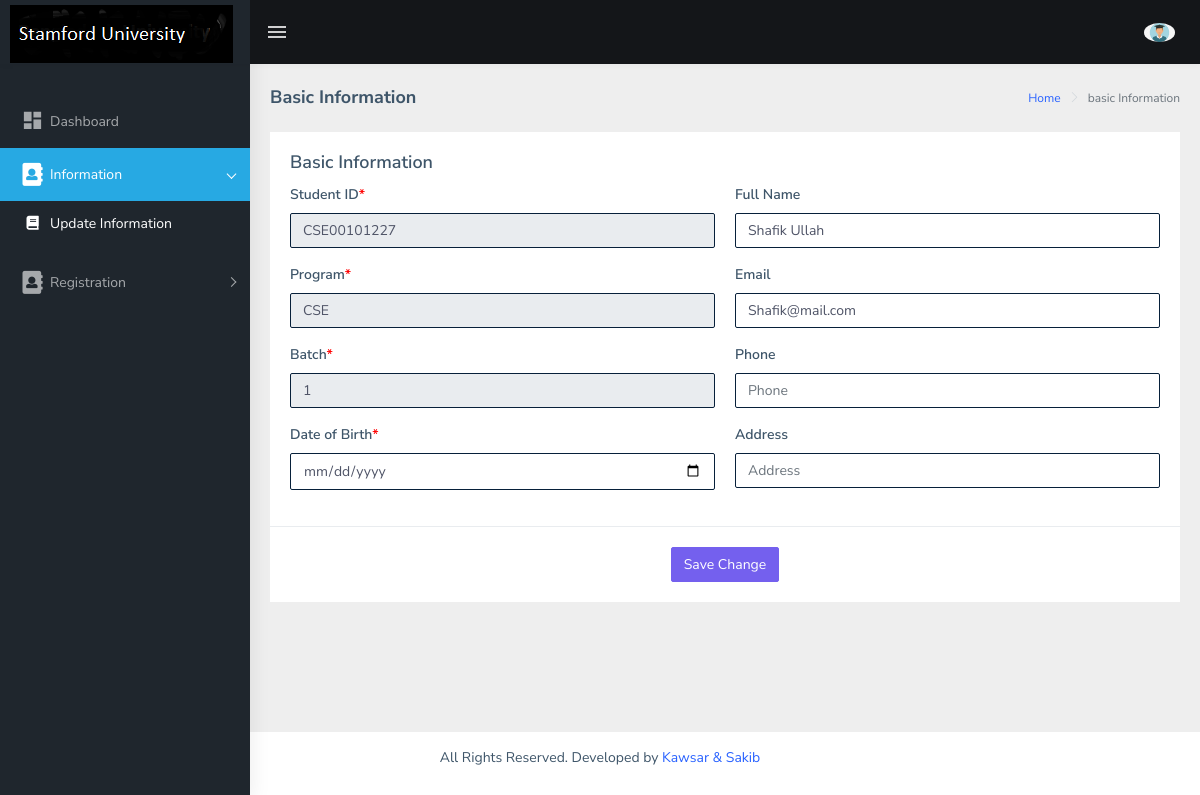
Before: /std/add-information.php (signed in) with the older database file.
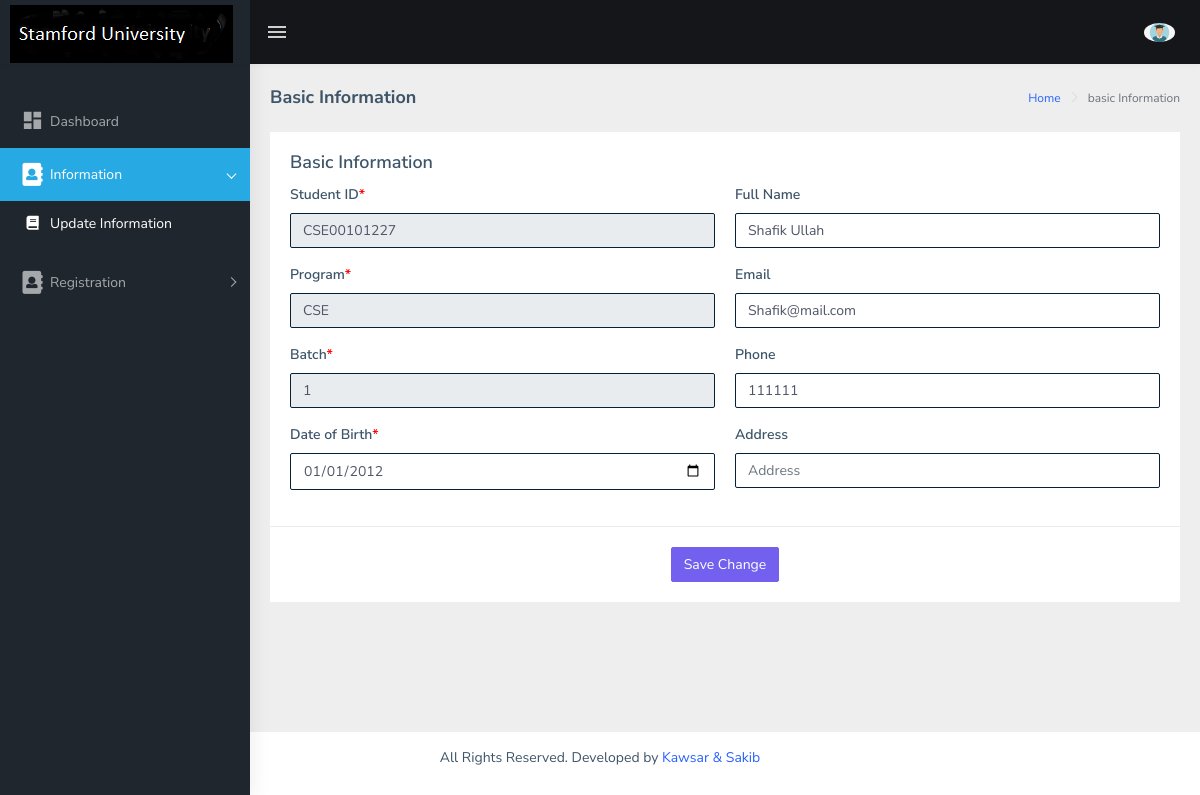
After: the same page with the newer database file.
### tables this page shows
CREATE TABLE `students` (
  `id` int(11) NOT NULL,
  `student_name` varchar(255) NOT NULL,
  `student_id` varchar(255) NOT NULL DEFAULT '0',
  `student_password` varchar(255) NOT NULL,
  `student_dob` varchar(20) NOT NULL,
  `program` varchar(255) NOT NULL,
  `batch` int(11) NOT NULL DEFAULT 0,
  `student_email` varchar(255) NOT NULL,
  `student_contact` varchar(255) NOT NULL,
  `student_address` text NOT NULL,
  `status` int(11) NOT NULL DEFAULT 1,
  `joining_date` timestamp NOT NULL DEFAULT current_timestamp()
);

### std/core/Database.php (called while the page is built, shortened)
<?php
Class Database {
    public $host = DB_HOST;
    public $user = DB_USER;
    public $pass = DB_PASS;
    public $dbname = DB_NAME;
    public $link;
    private function connectDB() {
        $this->link = new mysqli($this->host, $this->user, $this->pass, $this->dbname);
    }
    public function select($query) {
        $result = $this->link->query($query) or
                die($this->link->error . __LINE__);
        if ($result->num_rows > 0) {
            return $result;
        } else {
            return false;
        }
    }
}
?>

### std/core/Session.php (called while the page is built, shortened)
<?php
class Session{
 public static function get($key){
  if (isset($_SESSION[$key])) {
   return $_SESSION[$key];
  } else {
   return false;
  }
 }
}
?>

### std/class/Student.php (called while the page is built, shortened)
<?php
class Student {
    private $db;
    public function __construct() {
        $this->db = new Database();
    }
    public function getStuInfoById($user_id) {
        $query = "SELECT * FROM students WHERE id = '$user_id'";
        $result = $this->db->select($query);
        return $result;
    }
}
?>

### std/add-information.php (the view, shortened to what the changed rows need)
<?php include 'header.php'; ?>
<?php
$user_id = Session::get('user_id');
?>
<div class="page-wrapper">
    <div class="container-fluid">
        <div class="row">
            <div class="col-md-12">
                <div class="card">
                    <?php
                    $getInfo = $student->getStuInfoById($user_id);
                    if ($getInfo) {
                        while ($res = $getInfo->fetch_assoc()) {
                            ?>
                            <form class="form-horizontal" method = "post" action="" enctype="multipart/form-data">
                                <div class="card-body">
                                    <h4 class="card-title">Basic Information</h4>
                                    <div class="row">
                                        <div class="col-md-6">
                                            <div class="form-group">
                                                <label for="si">Student ID<span style="color: red">*</span></label>
                                                <input type="text" class="form-control" id="si" name="std_id" value="<?php echo $res['student_id']; ?>" placeholder="Std ID" autocomplete="off" readonly="" required>
                                            </div>
                                            <div class="form-group">
                                                <label for="program">Program<span style="color: red">*</span></label>
                                                <input type="text" class="form-control" id="program" name="program" value="<?php echo $res['program']; ?>" placeholder="Std ID" autocomplete="off" readonly="" required>
                                            </div>
                                            <div class="form-group">
                                                <label for="batch">Batch<span style="color: red">*</span></label>
                                                <input type="text" class="form-control" id="batch" name="batch" value="<?php echo $res['batch']; ?>" placeholder="Std ID" autocomplete="off" readonly="" required>
                                            </div>
                                            <div class="form-group">
                                                <label for="student_dob">Date of Birth<span style="color: red">*</span></label>
                                                <input type="date" class="form-control" id="student_dob" name="student_dob" value="<?php echo $res['student_dob']; ?>" placeholder="Std ID" autocomplete="off" required>
                                            </div>
                                        </div>
                                        <div class="col-md-6">
                                            <div class="form-group">
                                                <label for="student_name">Full Name</label>
                                                <input type="text" class="form-control" id="student_name" name="student_name" value="<?php echo $res['student_name']; ?>" placeholder="Full name" autocomplete="off">
                                            </div>
                                            <div class="form-group">
                                                <label for="student_email">Email</label>
                                                <input type="text" class="form-control" id="student_email" name="student_email" value="<?php echo $res['student_email']; ?>" placeholder="Full name" autocomplete="off">
                                            </div>
                                            <div class="form-group">
                                                <label for="student_contact">Phone</label>
                                                <input type="text" class="form-control" id="student_contact" name="student_contact" value="<?php echo $res['student_contact']; ?>" placeholder="Phone" autocomplete="off">
                                            </div>
                                            <div class="form-group">
                                                <label for="student_address">Address</label>
                                                <input type="text" class="form-control" id="student_address" name="student_address" value="<?php echo $res['student_address']; ?>" placeholder="Address" autocomplete="off">
                                            </div>
                                        </div>
                                    </div>
                                </div>
                                <div class="border-top">
                                    <div class="card-body" align="center">
                                        <button type="submit" name = "save" class="btn btn-primary">Save Change</button>
                                    </div>
                                </div>
                            </form>
                            <?php
                        }
                    }
                    ?>
                </div>
            </div>
        </div>
    </div>
</div>
<?php include 'footer.php'; ?>

Changed rows visible on the page:
changed students "CSE00101227": student_dob (not shown) → "01/01/2012"; student_contact (not shown) → "111111"
